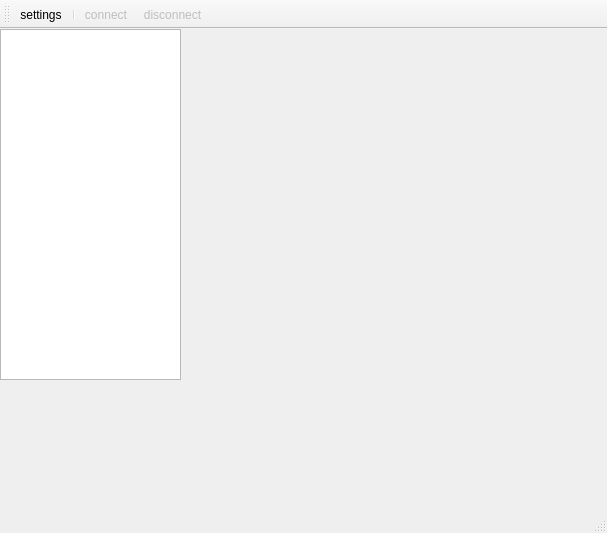
<?xml version="1.0" encoding="UTF-8"?>
<ui version="4.0">
 <class>MainWindow</class>
 <widget class="QMainWindow" name="MainWindow">
  <property name="geometry">
   <rect>
    <x>0</x>
    <y>0</y>
    <width>607</width>
    <height>533</height>
   </rect>
  </property>
  <property name="windowTitle">
   <string>Tmess</string>
  </property>
  <widget class="QWidget" name="centralWidget">
   <widget class="Console" name="console">
    <property name="enabled">
     <bool>true</bool>
    </property>
    <property name="geometry">
     <rect>
      <x>0</x>
      <y>0</y>
      <width>181</width>
      <height>351</height>
     </rect>
    </property>
    <property name="acceptDrops">
     <bool>false</bool>
    </property>
    <property name="textInteractionFlags">
     <set>Qt::TextSelectableByKeyboard|Qt::TextSelectableByMouse</set>
    </property>
   </widget>
  </widget>
  <widget class="QMenuBar" name="menuBar">
   <property name="geometry">
    <rect>
     <x>0</x>
     <y>0</y>
     <width>607</width>
     <height>21</height>
    </rect>
   </property>
  </widget>
  <widget class="QToolBar" name="mainToolBar">
   <property name="enabled">
    <bool>true</bool>
   </property>
   <attribute name="toolBarArea">
    <enum>TopToolBarArea</enum>
   </attribute>
   <attribute name="toolBarBreak">
    <bool>false</bool>
   </attribute>
   <addaction name="actionSettings"/>
   <addaction name="separator"/>
   <addaction name="actionConnect"/>
   <addaction name="actionDisconnect"/>
  </widget>
  <widget class="QStatusBar" name="statusBar"/>
  <action name="actionConnect">
   <property name="enabled">
    <bool>false</bool>
   </property>
   <property name="text">
    <string>connect</string>
   </property>
   <property name="toolTip">
    <string>connect</string>
   </property>
  </action>
  <action name="actionSettings">
   <property name="text">
    <string>settings</string>
   </property>
   <property name="toolTip">
    <string>settings</string>
   </property>
  </action>
  <action name="actionDisconnect">
   <property name="enabled">
    <bool>false</bool>
   </property>
   <property name="text">
    <string>disconnect</string>
   </property>
  </action>
 </widget>
 <layoutdefault spacing="6" margin="11"/>
 <customwidgets>
  <customwidget>
   <class>Console</class>
   <extends>QPlainTextEdit</extends>
   <header location="global">console.h</header>
  </customwidget>
 </customwidgets>
 <resources/>
 <connections/>
</ui>
